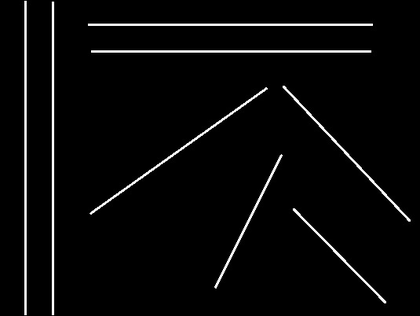
%> input picture if69d-processamento-digital-de-sinais/projeto-final/final-project/pdf/Page-3-Image-3.png, 420 x 316 px, shrunk from 535 x 402 before the run
$ octave erosionComparison.m   (GNU Octave 9; MATLAB toolbox functions it lacks are replaced by stand-ins)
%> lines starting %> are read from the running program, lines starting %| are printed output that depends on the picture
### if69d-processamento-digital-de-sinais/projeto-final/final-project/majorityErosion.m
function result = majorityErosion(bw, kernelSize)

bw = logical(bw);

[h, w] = size(bw);

result = zeros(h, w);
for row = 1:(h-kernelSize-1)
    for col = 1:(w-kernelSize-1)
        block = bw(row:row+(kernelSize-1), col:col+(kernelSize-1));
        sumb = sum(block(:));
        if(sumb <= kernelSize && sumb > 0)
            result(row, col) = 1;
        end
    end
end

### if69d-processamento-digital-de-sinais/projeto-final/final-project/erosionComparison.m
clear; clc

g = imbinarize(rgb2gray(imread('pdf/Page-3-Image-3.png')));
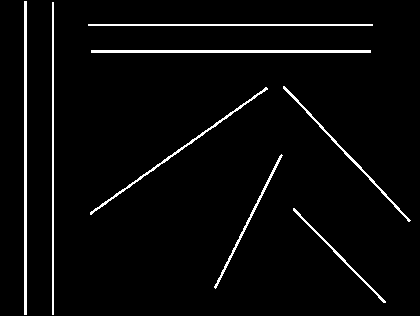
%> g: size 316x420 logical; 3.5% white in thin lines or dots

% y =g_ero & 107;
% x = 335;
% g = g(y:y+9, x:x+9);

g_comp = imbinarize(rgb2gray(imread('pdf/Page-3-Image-4.png')));
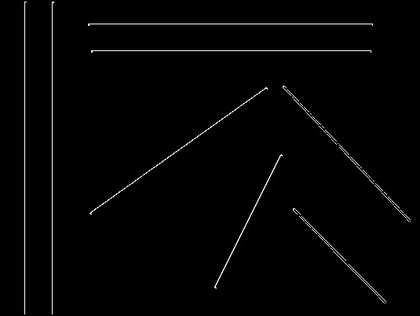
%> input picture if69d-processamento-digital-de-sinais/projeto-final/final-project/pdf/Page-3-Image-4.png, 420 x 316 px, shrunk from 535 x 402 before the run
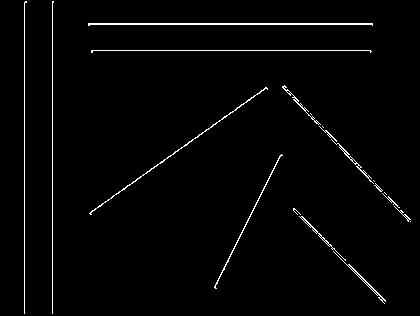
%> g_comp: size 316x420 logical; 1.9% white in thin lines or dots
% g_comp = g_comp(y:y+9, x:x+9);


g_ero = imbinarize(majorityErosion(g, 3));
%> after the loop in majorityErosion, `for row = 1:(h-kernelSize-1)`:
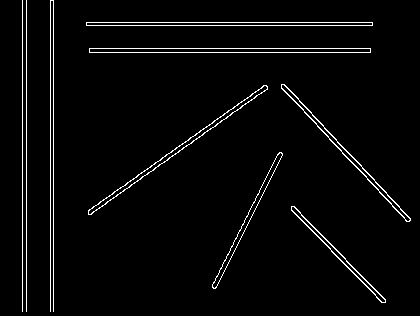
%> result: size 316x420 double; values 0 (black) and 1 (white), 3.1% white in thin lines or dots
%> g_ero: size 316x420 logical; 3.1% white in thin lines or dots


% subplot(2, 3, 1), imshow(g);
subplot(1, 2, 1), imshow(g_comp);
subplot(1, 2, 2), imshow(g_ero & g);
%> after `imshow(g_ero & g)`:
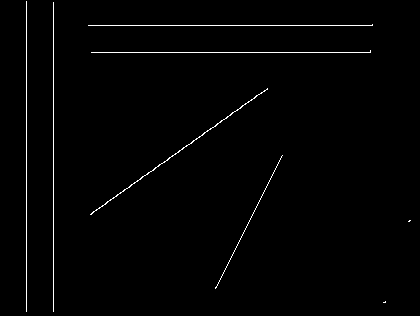
%> displayed picture: size 316x420 logical; 1.2% white in thin lines or dots
% subplot(2, 3, 4), imshow(g_comp - g_ero);
